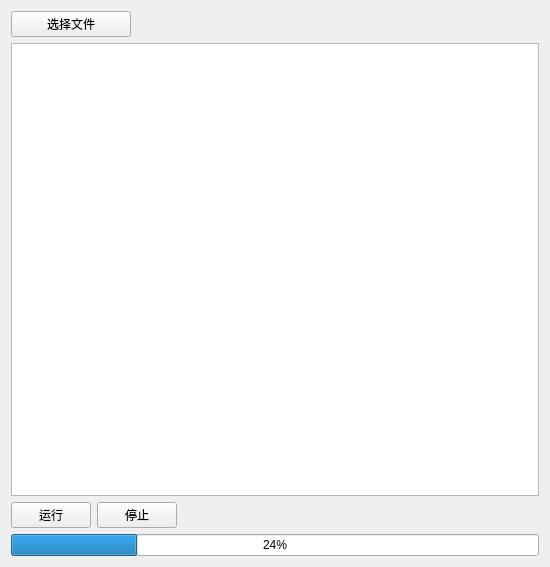
<?xml version="1.0" encoding="UTF-8"?>
<ui version="4.0">
 <class>AgriAPSimControl</class>
 <widget class="QWidget" name="AgriAPSimControl">
  <property name="geometry">
   <rect>
    <x>0</x>
    <y>0</y>
    <width>550</width>
    <height>567</height>
   </rect>
  </property>
  <property name="windowTitle">
   <string>Form</string>
  </property>
  <layout class="QGridLayout" name="gridLayout">
   <item row="0" column="0">
    <widget class="QWidget" name="widget" native="true">
     <layout class="QVBoxLayout" name="verticalLayout">
      <property name="leftMargin">
       <number>0</number>
      </property>
      <property name="topMargin">
       <number>0</number>
      </property>
      <property name="rightMargin">
       <number>0</number>
      </property>
      <property name="bottomMargin">
       <number>0</number>
      </property>
      <item>
       <layout class="QHBoxLayout" name="horizontalLayout_3" stretch="0,0,2">
        <item>
         <widget class="QPushButton" name="BT_LoadData">
          <property name="minimumSize">
           <size>
            <width>120</width>
            <height>0</height>
           </size>
          </property>
          <property name="maximumSize">
           <size>
            <width>120</width>
            <height>16777215</height>
           </size>
          </property>
          <property name="text">
           <string>选择文件</string>
          </property>
         </widget>
        </item>
        <item>
         <spacer name="horizontalSpacer_2">
          <property name="orientation">
           <enum>Qt::Horizontal</enum>
          </property>
          <property name="sizeHint" stdset="0">
           <size>
            <width>40</width>
            <height>20</height>
           </size>
          </property>
         </spacer>
        </item>
        <item>
         <widget class="QLabel" name="FL_Name">
          <property name="sizePolicy">
           <sizepolicy hsizetype="Minimum" vsizetype="Preferred">
            <horstretch>0</horstretch>
            <verstretch>0</verstretch>
           </sizepolicy>
          </property>
          <property name="minimumSize">
           <size>
            <width>300</width>
            <height>0</height>
           </size>
          </property>
          <property name="maximumSize">
           <size>
            <width>200</width>
            <height>16777215</height>
           </size>
          </property>
          <property name="text">
           <string/>
          </property>
         </widget>
        </item>
       </layout>
      </item>
      <item>
       <widget class="QTextBrowser" name="textBrowser_2"/>
      </item>
      <item>
       <layout class="QHBoxLayout" name="horizontalLayout_2">
        <item>
         <layout class="QHBoxLayout" name="horizontalLayout">
          <item>
           <widget class="QPushButton" name="BT_Play">
            <property name="sizePolicy">
             <sizepolicy hsizetype="Fixed" vsizetype="Fixed">
              <horstretch>0</horstretch>
              <verstretch>0</verstretch>
             </sizepolicy>
            </property>
            <property name="text">
             <string>运行</string>
            </property>
           </widget>
          </item>
          <item>
           <widget class="QPushButton" name="BT_Stop">
            <property name="sizePolicy">
             <sizepolicy hsizetype="Fixed" vsizetype="Fixed">
              <horstretch>0</horstretch>
              <verstretch>0</verstretch>
             </sizepolicy>
            </property>
            <property name="text">
             <string>停止</string>
            </property>
           </widget>
          </item>
         </layout>
        </item>
        <item>
         <spacer name="horizontalSpacer">
          <property name="orientation">
           <enum>Qt::Horizontal</enum>
          </property>
          <property name="sizeHint" stdset="0">
           <size>
            <width>40</width>
            <height>20</height>
           </size>
          </property>
         </spacer>
        </item>
       </layout>
      </item>
      <item>
       <widget class="QProgressBar" name="progressBar">
        <property name="value">
         <number>24</number>
        </property>
       </widget>
      </item>
     </layout>
    </widget>
   </item>
  </layout>
 </widget>
 <resources/>
 <connections/>
</ui>
